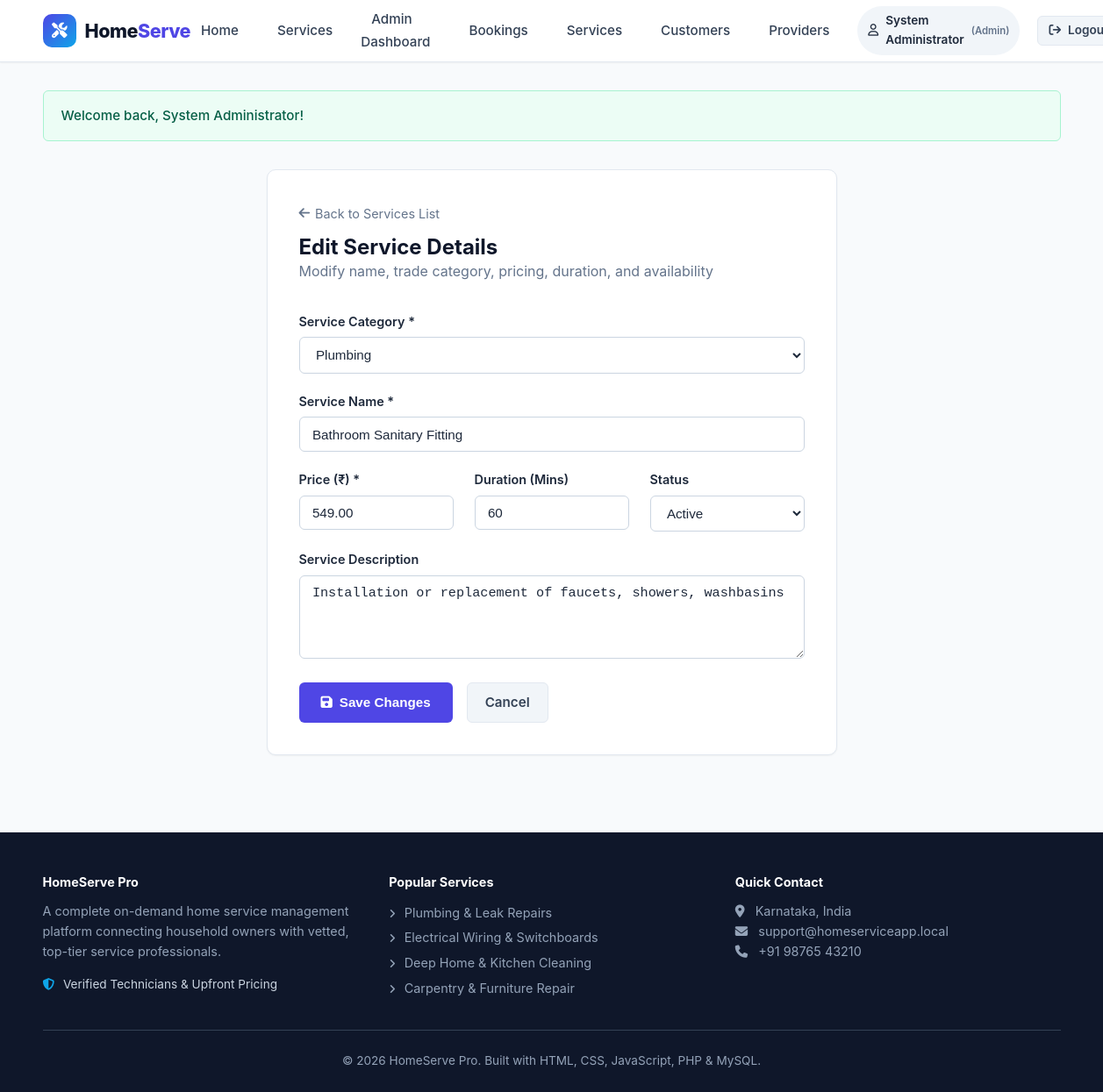
The page /admin/edit-service.php?id=2 (signed in) on the database its author committed.
### tables this page shows
CREATE TABLE `services` (
    `id` INT AUTO_INCREMENT PRIMARY KEY,
    `category_id` INT NOT NULL,
    `name` VARCHAR(150) NOT NULL,
    `description` TEXT,
    `price` DECIMAL(10,2) NOT NULL DEFAULT 0.00,
    `duration_mins` INT DEFAULT 60,
    `status` ENUM('active', 'inactive') DEFAULT 'active',
    `created_at` TIMESTAMP DEFAULT CURRENT_TIMESTAMP,
    CONSTRAINT `fk_services_category` FOREIGN KEY (`category_id`) 
        REFERENCES `service_categories`(`id`) ON DELETE CASCADE
);

CREATE TABLE `service_categories` (
    `id` INT AUTO_INCREMENT PRIMARY KEY,
    `name` VARCHAR(100) NOT NULL UNIQUE,
    `description` TEXT,
    `icon` VARCHAR(50) DEFAULT 'wrench',
    `created_at` TIMESTAMP DEFAULT CURRENT_TIMESTAMP
);

### admin/edit-service.php (the view, shortened to what this page needs)
<?php
require_once __DIR__ . '/../config/db.php';
$pdo = getDB();
$serviceId = (int)($_GET['id'] ?? 0);
$stmt = $pdo->prepare("SELECT * FROM services WHERE id = ?");
$stmt->execute([$serviceId]);
$service = $stmt->fetch();
$categories = $pdo->query("SELECT * FROM service_categories ORDER BY name ASC")->fetchAll();
require_once __DIR__ . '/../includes/header.php';
?>
<div style="max-width: 650px; margin: 2rem auto;">
    <div class="card" style="padding: 2.25rem;">
        <div style="margin-bottom: 2rem;">
            <a href="services.php" style="font-size: 0.9rem; color: var(--gray-500); display: inline-flex; align-items: center; gap: 6px; margin-bottom: 0.75rem;">
                <i class="fa-solid fa-arrow-left"></i> Back to Services List
            </a>
            <h2>Edit Service Details</h2>
            <p style="color: var(--gray-500);">Modify name, trade category, pricing, duration, and availability</p>
        </div>
        <form method="POST" action="edit-service.php?id=<?php echo $serviceId; ?>">
            <div class="form-group">
                <label class="form-label" for="category_id">Service Category *</label>
                <select id="category_id" name="category_id" class="form-control" required>
                    <?php foreach ($categories as $c): ?>
                        <option value="<?php echo $c['id']; ?>" <?php echo ($service['category_id'] == $c['id']) ? 'selected' : ''; ?>>
                            <?php echo htmlspecialchars($c['name']); ?>
                        </option>
                    <?php endforeach; ?>
                </select>
            </div>
            <div class="form-group">
                <label class="form-label" for="name">Service Name *</label>
                <input type="text" id="name" name="name" class="form-control" required value="<?php echo htmlspecialchars($service['name']); ?>">
            </div>
            <div class="grid grid-3">
                <div class="form-group">
                    <label class="form-label" for="price">Price (₹) *</label>
                    <input type="number" step="0.5" id="price" name="price" class="form-control" required value="<?php echo htmlspecialchars($service['price']); ?>">
                </div>
                <div class="form-group">
                    <label class="form-label" for="duration_mins">Duration (Mins)</label>
                    <input type="number" id="duration_mins" name="duration_mins" class="form-control" value="<?php echo htmlspecialchars($service['duration_mins']); ?>">
                </div>
                <div class="form-group">
                    <label class="form-label" for="status">Status</label>
                    <select id="status" name="status" class="form-control">
                        <option value="active" <?php echo ($service['status'] === 'active') ? 'selected' : ''; ?>>Active</option>
                    </select>
                </div>
            </div>
            <div class="form-group">
                <label class="form-label" for="description">Service Description</label>
                <textarea id="description" name="description" class="form-control" rows="4"><?php echo htmlspecialchars($service['description']); ?></textarea>
            </div>
            <div style="display:flex; gap: 1rem;">
                <button type="submit" class="btn btn-primary" style="padding: 0.75rem 1.5rem;">
                    <i class="fa-solid fa-floppy-disk"></i> Save Changes
                </button>
                <a href="services.php" class="btn btn-secondary">Cancel</a>
            </div>
        </form>
    </div>
</div>
<?php require_once __DIR__ . '/../includes/footer.php'; ?>

### assets/css/style.css (style rules this page uses)
:root { --primary: #4f46e5; --primary-hover: #4338ca; --primary-light: #eef2ff; --secondary: #0ea5e9; --dark: #0f172a; --gray-900: #1e293b; --gray-700: #334155; --gray-500: #64748b; --gray-300: #cbd5e1; --gray-200: #e2e8f0; --gray-100: #f1f5f9; --light: #f8fafc; --white: #ffffff; --success: #10b981; --success-bg: #ecfdf5; --warning: #f59e0b; --warning-bg: #fffbeb; --danger: #ef4444; --danger-bg: #fef2f2; --info: #3b82f6; --info-bg: #eff6ff; --radius-sm: 6px; --radius-md: 10px; --radius-lg: 16px; --shadow-sm: 0 1px 2px 0 rgba(0, 0, 0, 0.05); --shadow-md: 0 4px 6px -1px rgba(0, 0, 0, 0.1), 0 2px 4px -2px rgba(0, 0, 0, 0.1); --shadow-lg: 0 10px 15px -3px rgba(0, 0, 0, 0.1), 0 4px 6px -4px rgba(0, 0, 0, 0.1); --shadow-hover: 0 14px 20px -3px rgba(79, 70, 229, 0.15); --transition: all 0.25s cubic-bezier(0.4, 0, 0.2, 1); }
* { box-sizing: border-box; margin: 0; padding: 0; }
body { font-family: -apple-system, BlinkMacSystemFont, "Segoe UI", Roboto, Oxygen, Ubuntu, Cantarell, "Helvetica Neue", sans-serif; background-color: var(--light); color: var(--gray-700); line-height: 1.6; display: flex; flex-direction: column; min-height: 100vh; }
h1, h2, h3, h4, h5, h6 { color: var(--dark); font-weight: 700; line-height: 1.25; }
a { color: var(--primary); text-decoration: none; transition: var(--transition); }
.btn { display: inline-flex; align-items: center; justify-content: center; gap: 8px; padding: 0.6rem 1.25rem; font-size: 0.95rem; font-weight: 600; border-radius: var(--radius-sm); border: 1px solid transparent; cursor: pointer; transition: var(--transition); text-align: center; white-space: nowrap; }
.btn-primary { background-color: var(--primary); color: var(--white) !important; }
.btn-secondary { background-color: var(--gray-100); color: var(--gray-700); border-color: var(--gray-200); }
.grid { display: grid; gap: 1.5rem; }
.grid-3 { grid-template-columns: repeat(3, minmax(0, 1fr)); }
.card { background: var(--white); border-radius: var(--radius-md); border: 1px solid var(--gray-200); box-shadow: var(--shadow-sm); padding: 1.5rem; transition: var(--transition); }
.form-group { margin-bottom: 1.25rem; }
.form-label { display: block; font-weight: 600; font-size: 0.9rem; margin-bottom: 0.4rem; color: var(--gray-900); }
.form-control { width: 100%; padding: 0.65rem 0.9rem; font-size: 0.95rem; border: 1px solid var(--gray-300); border-radius: var(--radius-sm); background-color: var(--white); color: var(--gray-900); transition: var(--transition); }
textarea.form-control { resize: vertical; min-height: 80px; }

### rows shown on the page
services: category_id "Plumbing", name "Bathroom Sanitary Fitting", price "549.00", duration_mins "60", status "Active", description "Installation or replacement of faucets, showers, washbasins"

### other values the page prints
$currentUser['name'] "System Administrator"
$role "Admin"
$flash['message'] "Welcome back, System Administrator!"
